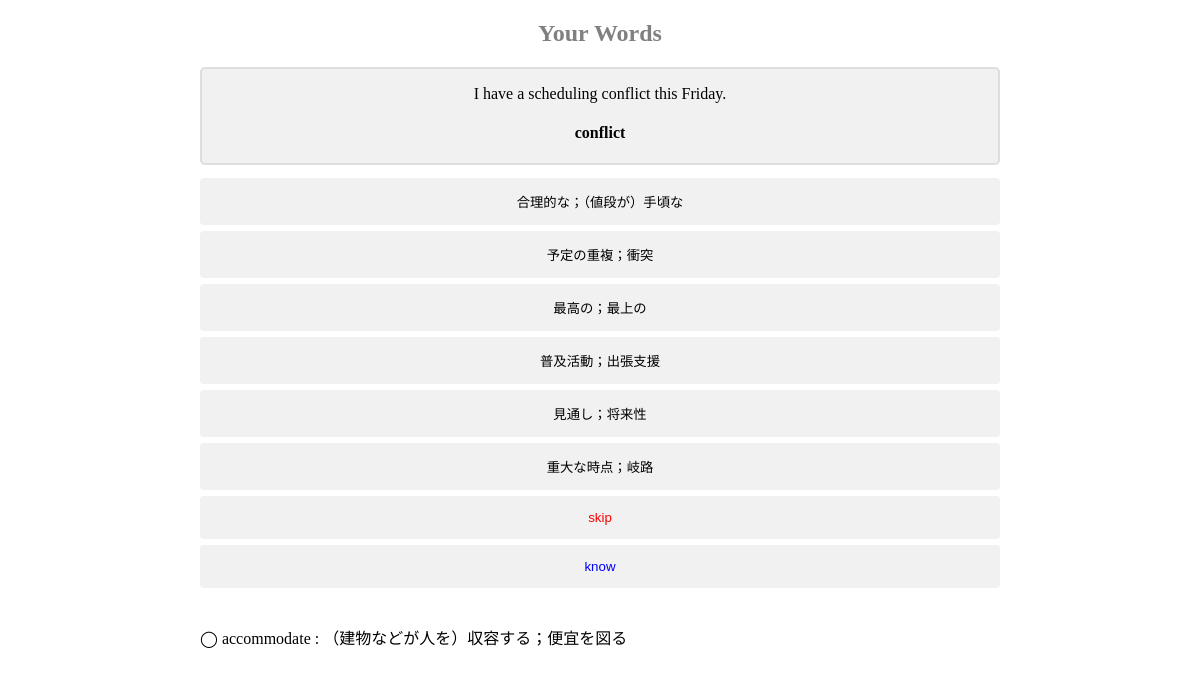
The app's page /choice with its own data.
### word/models.py (models this page shows)
class Word(models.Model):
    word = models.CharField(max_length=50)
    meaning = models.CharField(max_length=50)
    en_sentence = models.CharField(max_length=10000000)
    jp_sentence = models.CharField(max_length=10000000)
    created_at = models.DateTimeField(default=datetime.now, blank=True)
    cnt_correct = models.IntegerField(default=0)
    cnt_wrong = models.IntegerField(default=0)

### word/views.py (the view)
# urls.py: path('choice', views.choice, name="choice"),
def choice(request): # 選択問題
    id_list = Word.objects.values_list("id", flat=True)
    id_list = list(id_list)
    correct_id_list = Correct_id_choice.objects.values_list("correct_id", flat=True)
    correct_id_list = list(map(lambda x: int(x), correct_id_list))
    prob_list = list(set(id_list) - set(correct_id_list))
    if not prob_list:
        Correct_id_choice.objects.all().delete()
        Ans.objects.all().delete()
        return redirect("/")
    random.shuffle(prob_list)
    prob_id = random.choice(prob_list)  # 答えのid
    num = 5  # 出題数
    q_list = []
    questions = Word.objects.exclude(id=prob_id).order_by("?")[:num]
    ans = Word.objects.get(id=prob_id)
    q_list.append(ans)
    q_list.extend(questions)
    random.shuffle(q_list)
    try:
        past_ans_id = Ans_choice.objects.order_by("id").last().ans_id
        past_q_id = Ans_choice.objects.order_by("id").last().question_id
        past_ans = Word.objects.get(id=past_ans_id)
    except:
        past_ans_id = ""
        past_q_id = ""
        past_ans = ""
    context = {
        "ans": ans,
        "questions": questions,
        "q_list": q_list,
        "past_ans_id": past_ans_id,
        "past_q_id": past_q_id,
        "past_ans": past_ans,
    }
    return render(request, "choice.html", context)

### templates/choice.html (shortened to what this page needs)
<!DOCTYPE html>
<html>
<head>
  </head>
<body>
  <a href="/" style="text-decoration: none;" >
    <h2 style="text-align: center; color: gray;">Your Words</h2>
  </a>
  <div class="container">
    <p style="text-align: center;">{{ ans.en_sentence }}</p>
    <h4 style="text-align: center;">{{ ans.word }}</h4>
  </div>
    {% for q in q_list %}
      <form action="judge" method="POST">
        <input type="submit" value="{{q.meaning}}">
      </form>
    {% endfor %}
    <form action="judge" method="POST" name="skip">
      <input type="submit" id="skip" style="color: red;" value="skip">
    </form>
    <form action="judge" method="POST" name="know">
      <input type="submit" id="know" style="color: blue;" value="know">
    </form>
    {% if past_ans_id != "" %}
      {% if past_ans_id == past_q_id %}
        <p>◯ {{past_ans.word}} : {{past_ans.meaning}}</p>
      {% else %}
        <p>× {{past_ans.word}} : {{past_ans.meaning}}</p>
      {% endif %}
    {% endif %}
</body>
</html>

### templates/choice.html (style rules this page uses)
body { margin: 0 auto; max-width: 800px; padding: 0 20px; }
.container { border: 2px solid #dedede; background-color: #f1f1f1; border-radius: 5px; padding: 0px 10px; margin: 10px 0; }
.container::after { content: ""; clear: both; display: table; }
input[type=submit] { width: 100%; background-color: #f1f1f1; color: black; padding: 14px 20px; margin: 3px 0; border: none; border-radius: 4px; cursor: pointer; }
div { border-radius: 5px; background-color: #f2f2f2; padding: 0px 0px; }

### records on screen
Word: en_sentence "I have a scheduling conflict this Friday.", word "conflict", meaning "予定の重複；衝突"
Word: meaning "合理的な；（値段が）手頃な"
Word: meaning "最高の；最上の"
Word: meaning "普及活動；出張支援"
Word: meaning "見通し；将来性"
Word: meaning "重大な時点；岐路"
Word: word "accommodate", meaning "（建物などが人を）収容する；便宜を図る"
